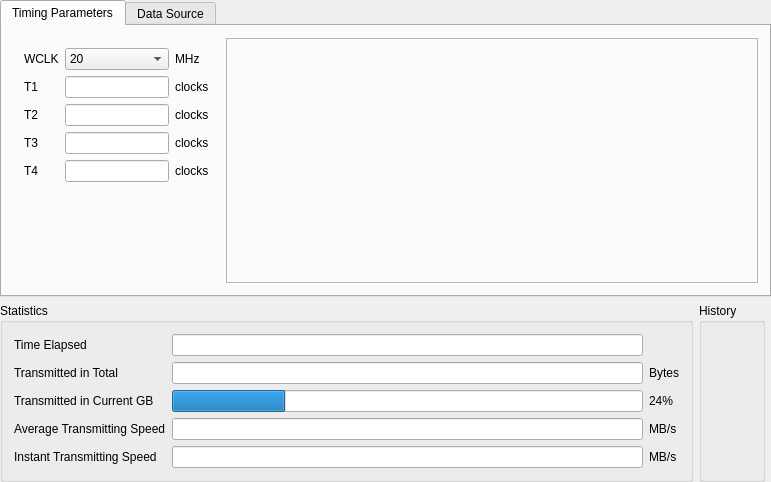
<?xml version="1.0" encoding="UTF-8"?>
<ui version="4.0">
 <class>QSarParamWindowClass</class>
 <widget class="QWidget" name="QSarParamWindowClass">
  <property name="geometry">
   <rect>
    <x>0</x>
    <y>0</y>
    <width>771</width>
    <height>475</height>
   </rect>
  </property>
  <property name="windowTitle">
   <string>QSarParamWindow</string>
  </property>
  <layout class="QGridLayout" name="gridLayout">
   <property name="margin">
    <number>0</number>
   </property>
   <item row="0" column="0" colspan="3">
    <widget class="QTabWidget" name="tabWidget">
     <property name="tabPosition">
      <enum>QTabWidget::North</enum>
     </property>
     <property name="currentIndex">
      <number>0</number>
     </property>
     <widget class="QWidget" name="tab">
      <attribute name="title">
       <string>Timing Parameters</string>
      </attribute>
      <layout class="QHBoxLayout" name="horizontalLayout_3">
       <item>
        <layout class="QVBoxLayout" name="verticalLayout">
         <item>
          <widget class="QWidget" name="widget_4" native="true">
           <layout class="QGridLayout" name="gridLayout_4">
            <item row="0" column="0">
             <widget class="QLabel" name="label_21">
              <property name="minimumSize">
               <size>
                <width>0</width>
                <height>0</height>
               </size>
              </property>
              <property name="text">
               <string>WCLK</string>
              </property>
             </widget>
            </item>
            <item row="0" column="1">
             <widget class="QComboBox" name="comboBox_3">
              <item>
               <property name="text">
                <string>20</string>
               </property>
              </item>
              <item>
               <property name="text">
                <string>50</string>
               </property>
              </item>
             </widget>
            </item>
            <item row="0" column="2">
             <widget class="QLabel" name="label_22">
              <property name="text">
               <string>MHz</string>
              </property>
             </widget>
            </item>
            <item row="1" column="0">
             <widget class="QLabel" name="label_23">
              <property name="text">
               <string>T1</string>
              </property>
             </widget>
            </item>
            <item row="1" column="1">
             <widget class="QLineEdit" name="lineEdit_6"/>
            </item>
            <item row="1" column="2">
             <widget class="QLabel" name="label_27">
              <property name="text">
               <string>clocks</string>
              </property>
             </widget>
            </item>
            <item row="2" column="0">
             <widget class="QLabel" name="label_24">
              <property name="text">
               <string>T2</string>
              </property>
             </widget>
            </item>
            <item row="2" column="1">
             <widget class="QLineEdit" name="lineEdit_14"/>
            </item>
            <item row="2" column="2">
             <widget class="QLabel" name="label_28">
              <property name="text">
               <string>clocks</string>
              </property>
             </widget>
            </item>
            <item row="3" column="0">
             <widget class="QLabel" name="label_25">
              <property name="text">
               <string>T3</string>
              </property>
             </widget>
            </item>
            <item row="3" column="1">
             <widget class="QLineEdit" name="lineEdit_15"/>
            </item>
            <item row="3" column="2">
             <widget class="QLabel" name="label_29">
              <property name="text">
               <string>clocks</string>
              </property>
             </widget>
            </item>
            <item row="4" column="0">
             <widget class="QLabel" name="label_26">
              <property name="text">
               <string>T4</string>
              </property>
             </widget>
            </item>
            <item row="4" column="1">
             <widget class="QLineEdit" name="lineEdit_18"/>
            </item>
            <item row="4" column="2">
             <widget class="QLabel" name="label_30">
              <property name="text">
               <string>clocks</string>
              </property>
             </widget>
            </item>
           </layout>
          </widget>
         </item>
         <item>
          <spacer name="verticalSpacer">
           <property name="orientation">
            <enum>Qt::Vertical</enum>
           </property>
           <property name="sizeHint" stdset="0">
            <size>
             <width>20</width>
             <height>40</height>
            </size>
           </property>
          </spacer>
         </item>
        </layout>
       </item>
       <item>
        <layout class="QVBoxLayout" name="verticalLayout_3">
         <item>
          <widget class="QLabel" name="label">
           <property name="minimumSize">
            <size>
             <width>532</width>
             <height>245</height>
            </size>
           </property>
           <property name="maximumSize">
            <size>
             <width>532</width>
             <height>245</height>
            </size>
           </property>
           <property name="frameShape">
            <enum>QFrame::StyledPanel</enum>
           </property>
           <property name="text">
            <string/>
           </property>
           <property name="pixmap">
            <pixmap resource="elephant.qrc">:/Resources/sar_timing.png</pixmap>
           </property>
          </widget>
         </item>
        </layout>
       </item>
      </layout>
     </widget>
     <widget class="QWidget" name="tab_2">
      <attribute name="title">
       <string>Data Source</string>
      </attribute>
      <layout class="QHBoxLayout" name="horizontalLayout">
       <item>
        <widget class="QWidget" name="widget_5" native="true">
         <layout class="QGridLayout" name="gridLayout_6">
          <item row="0" column="0">
           <widget class="QLabel" name="label_31">
            <property name="minimumSize">
             <size>
              <width>0</width>
              <height>0</height>
             </size>
            </property>
            <property name="text">
             <string>T1</string>
            </property>
           </widget>
          </item>
          <item row="1" column="0">
           <widget class="QLabel" name="label_32">
            <property name="text">
             <string>T1</string>
            </property>
           </widget>
          </item>
          <item row="1" column="1">
           <widget class="QLineEdit" name="lineEdit_7"/>
          </item>
          <item row="2" column="0">
           <widget class="QLabel" name="label_33">
            <property name="text">
             <string>T2</string>
            </property>
           </widget>
          </item>
          <item row="2" column="1">
           <widget class="QLineEdit" name="lineEdit_19"/>
          </item>
          <item row="3" column="0">
           <widget class="QLabel" name="label_34">
            <property name="text">
             <string>T3</string>
            </property>
           </widget>
          </item>
          <item row="3" column="1">
           <widget class="QLineEdit" name="lineEdit_20"/>
          </item>
          <item row="4" column="0">
           <widget class="QLabel" name="label_35">
            <property name="text">
             <string>T4</string>
            </property>
           </widget>
          </item>
          <item row="4" column="1">
           <widget class="QLineEdit" name="lineEdit_21"/>
          </item>
          <item row="0" column="1">
           <widget class="QComboBox" name="comboBox_4"/>
          </item>
          <item row="5" column="1">
           <spacer name="verticalSpacer_4">
            <property name="orientation">
             <enum>Qt::Vertical</enum>
            </property>
            <property name="sizeHint" stdset="0">
             <size>
              <width>20</width>
              <height>40</height>
             </size>
            </property>
           </spacer>
          </item>
         </layout>
        </widget>
       </item>
      </layout>
     </widget>
    </widget>
   </item>
   <item row="1" column="0">
    <widget class="QGroupBox" name="groupBox_3">
     <property name="title">
      <string>Statistics</string>
     </property>
     <layout class="QGridLayout" name="gridLayout_5">
      <item row="1" column="1">
       <widget class="QLineEdit" name="lineEdit_16">
        <property name="readOnly">
         <bool>true</bool>
        </property>
       </widget>
      </item>
      <item row="5" column="1">
       <spacer name="verticalSpacer_2">
        <property name="orientation">
         <enum>Qt::Vertical</enum>
        </property>
        <property name="sizeHint" stdset="0">
         <size>
          <width>20</width>
          <height>40</height>
         </size>
        </property>
       </spacer>
      </item>
      <item row="3" column="1">
       <widget class="QLineEdit" name="lineEdit_22">
        <property name="readOnly">
         <bool>true</bool>
        </property>
       </widget>
      </item>
      <item row="3" column="0">
       <widget class="QLabel" name="label_20">
        <property name="text">
         <string>Average Transmitting Speed</string>
        </property>
       </widget>
      </item>
      <item row="4" column="0">
       <widget class="QLabel" name="label_36">
        <property name="text">
         <string>Instant Transmitting Speed</string>
        </property>
       </widget>
      </item>
      <item row="4" column="1">
       <widget class="QLineEdit" name="lineEdit_23">
        <property name="readOnly">
         <bool>true</bool>
        </property>
       </widget>
      </item>
      <item row="1" column="2">
       <widget class="QLabel" name="label_37">
        <property name="text">
         <string>Bytes</string>
        </property>
       </widget>
      </item>
      <item row="3" column="2">
       <widget class="QLabel" name="label_38">
        <property name="text">
         <string>MB/s</string>
        </property>
       </widget>
      </item>
      <item row="4" column="2">
       <widget class="QLabel" name="label_39">
        <property name="text">
         <string>MB/s</string>
        </property>
       </widget>
      </item>
      <item row="2" column="1">
       <widget class="QProgressBar" name="progressBar">
        <property name="value">
         <number>24</number>
        </property>
        <property name="textVisible">
         <bool>false</bool>
        </property>
        <property name="format">
         <string>%p%</string>
        </property>
       </widget>
      </item>
      <item row="2" column="2">
       <widget class="QLabel" name="label_40">
        <property name="text">
         <string>24%</string>
        </property>
       </widget>
      </item>
      <item row="1" column="0">
       <widget class="QLabel" name="label_17">
        <property name="text">
         <string>Transmitted in Total</string>
        </property>
       </widget>
      </item>
      <item row="0" column="0">
       <widget class="QLabel" name="label_18">
        <property name="text">
         <string>Time Elapsed</string>
        </property>
       </widget>
      </item>
      <item row="0" column="1">
       <widget class="QLineEdit" name="lineEdit_24">
        <property name="readOnly">
         <bool>true</bool>
        </property>
       </widget>
      </item>
      <item row="2" column="0">
       <widget class="QLabel" name="label_19">
        <property name="text">
         <string>Transmitted in Current GB</string>
        </property>
       </widget>
      </item>
     </layout>
    </widget>
   </item>
   <item row="1" column="1">
    <widget class="QGroupBox" name="groupBox">
     <property name="title">
      <string>History</string>
     </property>
     <layout class="QGridLayout" name="gridLayout_2">
      <item row="0" column="0">
       <widget class="QwtPlot" name="qwtPlot"/>
      </item>
     </layout>
    </widget>
   </item>
  </layout>
 </widget>
 <layoutdefault spacing="6" margin="11"/>
 <customwidgets>
  <customwidget>
   <class>QwtPlot</class>
   <extends>QFrame</extends>
   <header>qwt_plot.h</header>
  </customwidget>
 </customwidgets>
 <resources>
  <include location="elephant.qrc"/>
 </resources>
 <connections/>
</ui>
